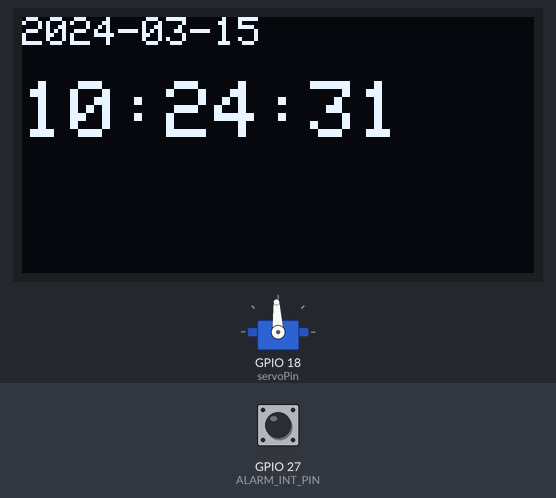
Recording of a sketch running on a simulated ESP32. Parts: servo, 128×64 one-colour display. The inputs (shaded band) are chosen by the test bench; at power-on: GPIO 27 (ALARM_INT_PIN) HIGH. The local clock reads 2024-03-15 10:24:30 at power-on unless the sketch sets it; servo pulses on a pin are drawn as a servo (544–2400 µs = 0–180°); what the sketch prints to the serial monitor is not drawn.

Above: at 1.6 s.
1.7 s: GPIO 27 (ALARM_INT_PIN) pulled LOW for 0.15 s
At 16.77 s:
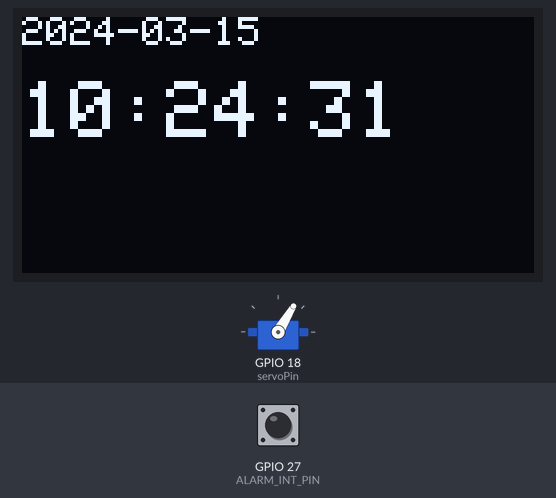
At 17.8 s:
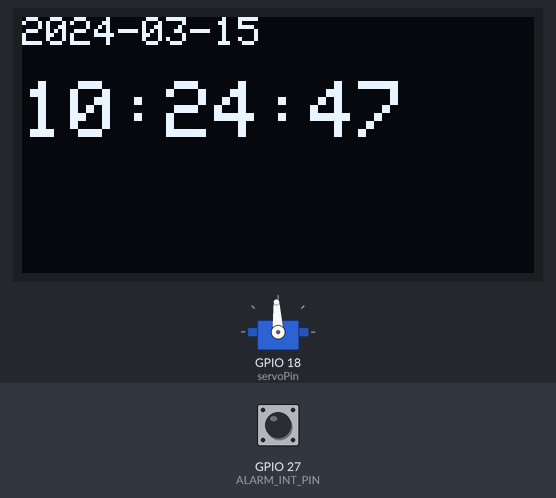
Timing chart, 0 to 18.2 s (numbered marks = the images above; inputs shaded):
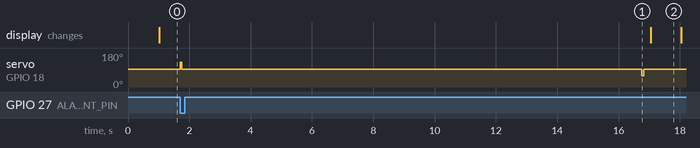

The sketch:

ESP32ClockAndServo.ino
```cpp
#include <Wire.h>
#include "RTClib.h"
#include <WiFi.h>
#include <WebServer.h>
#include <Adafruit_GFX.h>
#include <Adafruit_SSD1306.h>

// ---------- SERVO ----------
const int servoPin = 18;
const int freq = 50;
const int resolution = 16;

int stopUs = 1500;

// CCW (toward button)
int pressUs = 1150;   // stronger side
// CW (back)
int backUs  = 1890;   // weaker than 1900 because CW was too fast

int travelMs = 60;
int holdMs   = 15000;
int settleMs = 200;

// ---------- OLED ----------
#define SCREEN_WIDTH 128
#define SCREEN_HEIGHT 64
Adafruit_SSD1306 display(SCREEN_WIDTH, SCREEN_HEIGHT, &Wire, -1);
const uint8_t OLED_ADDR = 0x3C; // change to 0x3D if needed

// ---------- RTC ----------
RTC_DS3231 rtc;

// ---------- Wi-Fi AP + Web ----------
const char* ssid = "ESP32-Clock";
const char* pass = "12345678";
WebServer server(80);

// ---------- Alarm ----------
const int ALARM_INT_PIN = 27;
volatile bool alarmFiredFlag = false;

void IRAM_ATTR onAlarmISR() {
  alarmFiredFlag = true;
}

void clearAndDisableAllAlarms() {
  rtc.disableAlarm(1);
  rtc.disableAlarm(2);
  rtc.clearAlarm(1);
  rtc.clearAlarm(2);
  rtc.writeSqwPinMode(DS3231_OFF);
}

void setDailyAlarm1(int h, int m, int s) {
  rtc.disableAlarm(1);
  rtc.clearAlarm(1);

  DateTime now = rtc.now();
  DateTime alarmTime(now.year(), now.month(), now.day(), h, m, s);

  // Fires when H:M:S match (once per day).
  rtc.setAlarm1(alarmTime, DS3231_A1_Hour);

  // Turn off square wave, enable INT mode for alarms
  rtc.writeSqwPinMode(DS3231_OFF);

  // Clear any stale flag
  rtc.clearAlarm(1);
}


void disableAlarm1() {
  rtc.disableAlarm(1);
  rtc.clearAlarm(1);
}

// ---------- OLED draw ----------
void drawTime(DateTime now) {
  display.clearDisplay();
  display.setTextColor(SSD1306_WHITE);

  display.setTextSize(1);
  display.setCursor(0,0);
  display.printf("%04d-%02d-%02d", now.year(), now.month(), now.day());

  display.setTextSize(2);
  display.setCursor(0,16);
  display.printf("%02d:%02d:%02d", now.hour(), now.minute(), now.second());

  display.display();
}

// ---------- Web UI ----------
String pageHtml() {
  return R"rawliteral(
<!doctype html>
<html>
<head>
  <meta name="viewport" content="width=device-width,initial-scale=1">
  <style>
    body{font-family:sans-serif;max-width:420px;margin:20px auto;padding:0 12px}
    h2{margin-top:0}
    .card{border:1px solid #ddd;border-radius:12px;padding:14px;margin:12px 0}
    label{display:block;margin:8px 0 4px}
    input{width:100%;font-size:16px;padding:8px}
    button{margin-top:10px;width:100%;padding:10px;font-size:16px}
  </style>
</head>
<body>
  <h2>ESP32 Clock Setup</h2>

  <div class="card">
    <h3>Set Date & Time</h3>
    <form action="/setTime">
      <label>Date</label>
      <input type="date" name="d" required>
      <label>Time</label>
      <input type="time" name="t" step="1" required>
      <button type="submit">Set Time</button>
    </form>
  </div>

  <div class="card">
    <h3>Daily Alarm</h3>
    <form action="/setAlarm">
      <label>Alarm time</label>
      <input type="time" name="a" step="1">
      <button type="submit">Set Daily Alarm</button>
    </form>
    <form action="/alarmOff">
      <button type="submit">Disable Alarm</button>
    </form>
  </div>

  <div class="card">
    <h3>Status</h3>
    <a href="/status">View current time</a>
  </div>
</body>
</html>
)rawliteral";
}

void handleRoot() {
  server.send(200, "text/html", pageHtml());
}

void handleStatus() {
  DateTime now = rtc.now();
  char buf[64];
  snprintf(buf, sizeof(buf),
           "%04d-%02d-%02d %02d:%02d:%02d",
           now.year(), now.month(), now.day(),
           now.hour(), now.minute(), now.second());
  server.send(200, "text/plain", buf);
}

void handleSetTime() {
  if (!server.hasArg("d") || !server.hasArg("t")) {
    server.send(400, "text/plain", "Missing date or time");
    return;
  }
  String d = server.arg("d"); // YYYY-MM-DD
  String t = server.arg("t"); // HH:MM:SS

  int Y,M,Dd,h,m,s;
  sscanf(d.c_str(), "%d-%d-%d", &Y,&M,&Dd);
  sscanf(t.c_str(), "%d:%d:%d", &h,&m,&s);

  rtc.adjust(DateTime(Y,M,Dd,h,m,s));
  server.send(200, "text/plain", "Time updated!");
}

void handleSetAlarm() {
  if (!server.hasArg("a") || server.arg("a").length() == 0) {
    server.send(400, "text/plain", "Missing alarm time");
    return;
  }

  String a = server.arg("a"); // might be HH:MM or HH:MM:SS
  int h=0, m=0, s=0;

  int n = sscanf(a.c_str(), "%d:%d:%d", &h, &m, &s);
  if (n < 2) {   // not even HH:MM
    server.send(400, "text/plain", "Bad alarm format (use HH:MM or HH:MM:SS)");
    return;
  }
  if (n == 2) s = 0; // default seconds if missing

  setDailyAlarm1(h, m, s);
  server.send(200, "text/plain", "Daily alarm set!");
}

void handleAlarmOff() {
  disableAlarm1();
  server.send(200, "text/plain", "Alarm disabled.");
}

int usToDuty(int us) {
  return (int)((us / 20000.0) * ((1 << resolution) - 1));
}

void writeUs(int us) {
  us = constrain(us, 500, 2500);
  ledcWrite(servoPin, usToDuty(us));
}

void setup() {
  Serial.begin(115200);
  Wire.begin(21,22);

  // Servo
  ledcAttach(servoPin, freq, resolution);
  writeUs(stopUs);

  if(!display.begin(SSD1306_SWITCHCAPVCC, OLED_ADDR)) {
    while(1);
  }

  if (!rtc.begin()) {
    while(1);
  }

  clearAndDisableAllAlarms();

  pinMode(ALARM_INT_PIN, INPUT_PULLUP);
  attachInterrupt(digitalPinToInterrupt(ALARM_INT_PIN), onAlarmISR, FALLING);

  if (rtc.lostPower()) {
    rtc.adjust(DateTime(F(__DATE__), F(__TIME__)));
  }

  WiFi.mode(WIFI_AP);
  WiFi.softAP(ssid, pass);
  Serial.print("AP IP: ");
  Serial.println(WiFi.softAPIP());

  server.on("/", handleRoot);
  server.on("/status", handleStatus);
  server.on("/setTime", handleSetTime);
  server.on("/setAlarm", handleSetAlarm);
  server.on("/alarmOff", handleAlarmOff);
  server.begin();
}


void pressAndReturn() {
  writeUs(backUs);
  delay(travelMs);

  writeUs(stopUs);
  delay(holdMs);

  writeUs(pressUs);
  delay(travelMs);

  writeUs(stopUs);
  delay(settleMs);
}

void loop() {
  server.handleClient();

  static unsigned long last = 0;
  if (millis() - last >= 1000) {
    last = millis();
    drawTime(rtc.now());
  }

  if (alarmFiredFlag) {
    alarmFiredFlag = false;
    rtc.clearAlarm(1);
    // Alarm action here
    Serial.println("ALARM!");
    pressAndReturn();
  }
}
```

Measured:
- after the input at 1.7 s, servo on GPIO 18 (servoPin): 93° → 131° at once, → 93° 0.06 s later, → 59° 15.0 s later, → 93° 0.06 s later
- what the display in image 2 shows lasts 1.0 s, from 17.0 s to 18.0 s
